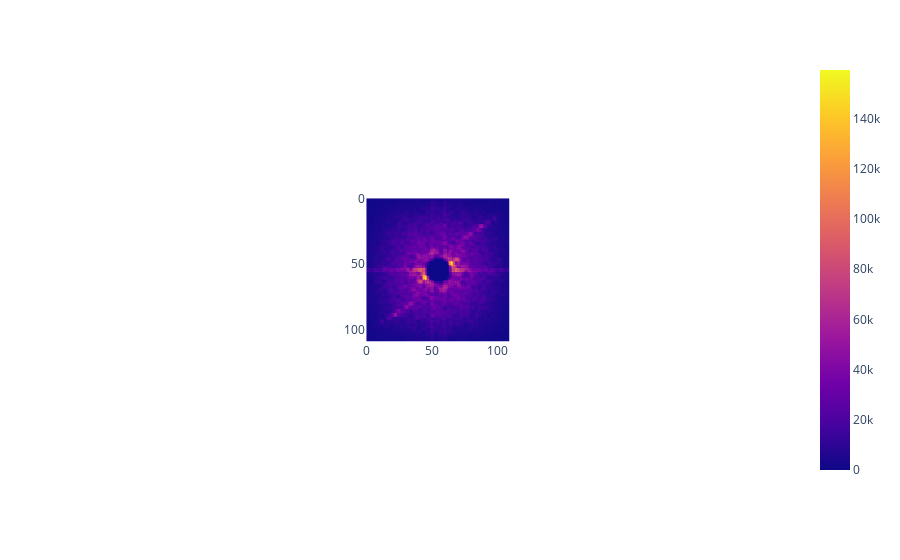

Write notebook code for a chart like this one.
### Code cell
filtered = ndimage.uniform_filter( np.abs(fft) , size=3)[85:195,85:195]
#filtered = filtered ** 2
#filtered[filtered < filtered.max() * 0.6] = 0
#filtered = ndimage.uniform_filter( np.abs(filtered) , size=5)

px.imshow( filtered )

### Figure 1 — Plotly figure (JSON) as saved in the notebook; plotly's stock layout.template omitted (floating-point values rounded to 4 significant figures; data arrays with more than 128 entries replaced by an {"elided": "..."} marker saying what was removed)
{"data": [{"coloraxis": "coloraxis", "hovertemplate": "x: %{x}<br>y: %{y}<br>color: %{z}<extra></extra>", "name": "0", "type": "heatmap", "xaxis": "x", "yaxis": "y", "z": {"elided": "110x110 float values"}}], "layout": {"autosize": true, "coloraxis": {"colorscale": [[0, "#0d0887"], [0.1111, "#46039f"], [0.2222, "#7201a8"], [0.3333, "#9c179e"], [0.4444, "#bd3786"], [0.5556, "#d8576b"], [0.6667, "#ed7953"], [0.7778, "#fb9f3a"], [0.8889, "#fdca26"], [1, "#f0f921"]]}, "margin": {"t": 60}, "xaxis": {"anchor": "y", "autorange": true, "constrain": "domain", "domain": [0.3998, 0.6002], "range": [-0.5, 109.5], "scaleanchor": "y"}, "yaxis": {"anchor": "x", "autorange": true, "constrain": "domain", "domain": [0, 1], "range": [109.5, -0.5]}}}
